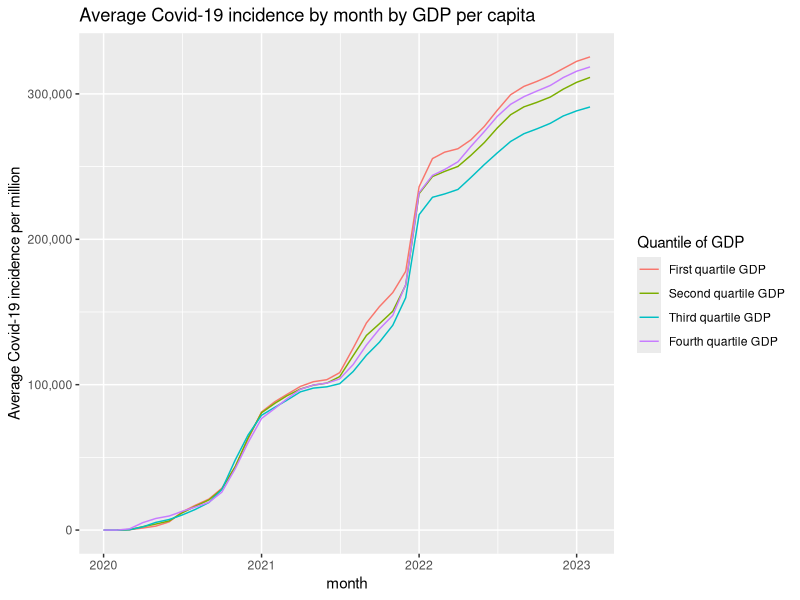
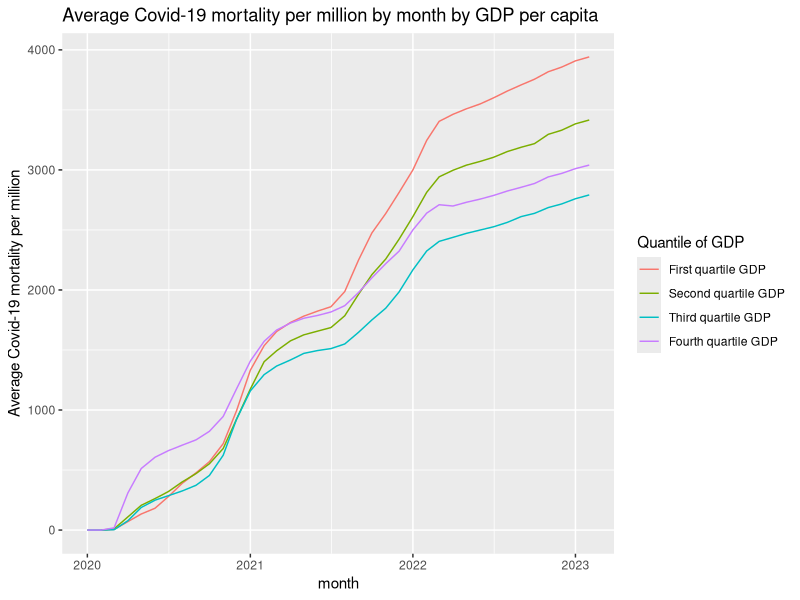
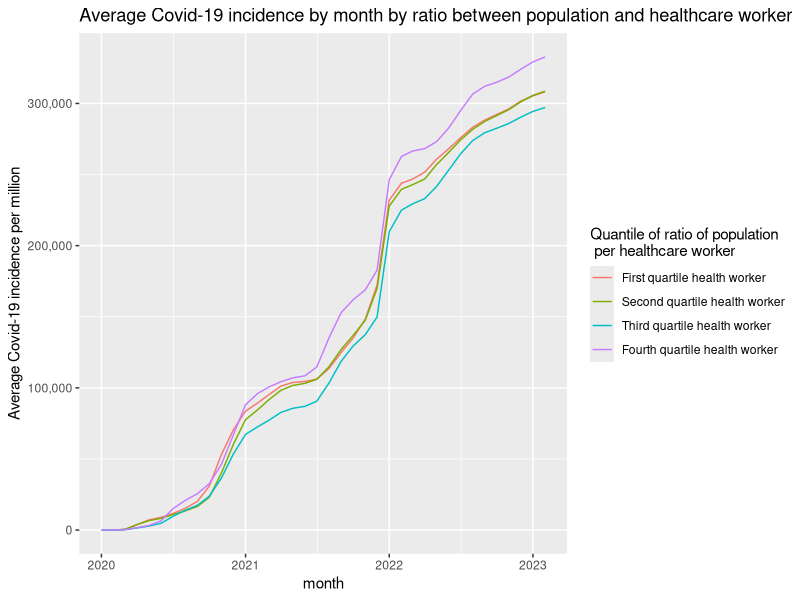
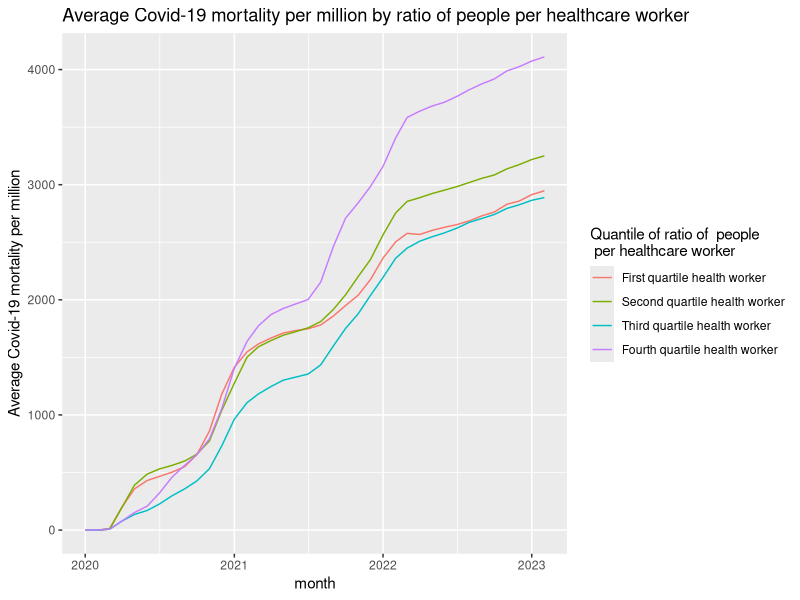

Write the R code that produced these figures, in order.
## ---- chunk 1
knitr::opts_chunk$set(echo = TRUE, message = FALSE, warning = FALSE)
## ---- chunk 2
library(tidyverse)        # creating tidy data
library(dplyr)            # transforming data
library(ggplot2)          # data visualization
library(lubridate)        # group date by month, year

## ---- chunk 3
us_states=read_csv("us-states.csv")
us_gdp_by_state=read_csv("us_gdp_by_state.csv")
us_health_care_by_state=read_csv("us_healthcare_worker_2019.csv")
us_pop<-read_csv("us_pop.csv")
## ---- chunk 4
summary(us_states)
sum(is.na(us_states))
sum(duplicated(us_states))
# choosing necessary variables for analysis
us_states<- us_states %>%
  select(date, state,cases,deaths)
## ---- chunk 5
us_gdp_by_state<- us_gdp_by_state%>%
  select(GeoName,Description,Unit,"2019")
## ---- chunk 6
# checking for NA values
sum(is.na(unique(us_gdp_by_state$GeoName)))
sum(is.na(unique(us_gdp_by_state$Description)))
unique(us_gdp_by_state$Description)
## ---- chunk 7
us_gdp_by_state<- us_gdp_by_state%>%
  drop_na()%>%
  filter(Description=="Real GDP (millions of chained 2012 dollars)")
head(us_gdp_by_state)
## ---- chunk 8
colnames(us_gdp_by_state)<-c("state","description","unit","GDP")
us_gdp_by_state<- us_gdp_by_state%>%
  select(state,GDP)
head(us_gdp_by_state)
## ---- chunk 9
# checking for na and duplicate values
summary(us_health_care_by_state)
sum(is.na(us_health_care_by_state))
sum(duplicated(us_health_care_by_state))
head(us_health_care_by_state)
## ---- chunk 10
us_pop<-us_pop%>%
  select(state,"2019")
colnames(us_pop)<-c("state","population")
head(us_pop)
## ---- chunk 11
#checking for NA, duplicates and review summary
summary(us_pop)
sum(is.na(us_pop))
sum(duplicated(us_pop))
head(us_pop)
## ---- chunk 12
# joining tables through columns state 
cleaned_data<- us_states%>%
  left_join(us_gdp_by_state,by = "state")%>%
  left_join(us_health_care_by_state,by="state")%>%
  left_join(us_pop,by="state")%>%
  drop_na() # remove NA values
dim(cleaned_data)
head(cleaned_data)
## ---- chunk 13
data_pre_analyze<- cleaned_data%>%
  #extract month from date
  mutate(month = lubridate::floor_date(date, "month"),
         #calculate incidence per million
         cases_per_mil=cases/population*1e6, 
         #calculate mortality per million
         death_per_mil=deaths/population*1e6,
         #calculate ratio of people per healthcare worker
         people_per_healthcare_worker=population/number_of_healthcare_worker,
         #calculate GDP per capita
         GDP_percapita=GDP/population*1e6)%>%
  # Selecting variables that are necessary for analysis
  select(state,
         cases,
         deaths,
         people_per_healthcare_worker,
         month,
         cases_per_mil,death_per_mil,
         GDP_percapita,
         population)
# Group data to view data at begining of each month
data_analyze<- data_pre_analyze%>%
  group_by(state,month)%>%
  summarize(cases_per_mil=max(cases_per_mil),
            death_per_mil=max(death_per_mil),
            people_per_healthcare_worker=max(people_per_healthcare_worker),
            GDP_percapita=max(GDP_percapita))%>%
  ungroup()%>%
  mutate(ratio_death_vs_case=death_per_mil/cases_per_mil)
head(data_analyze)
dim(data_analyze)
## ---- chunk 14
# Factor GDP_percapita to quantile
data_analyze$GDP_quantile=cut(data_analyze$GDP_percapita,
c(-Inf,quantile(unique(data_analyze$GDP_percapita),c(0.25,0.5,0.75,1))),
labels=c("First quartile GDP","Second quartile GDP","Third quartile GDP","Fourth quartile GDP"))
## ---- chunk 15
df_GDP<- data_analyze%>%
  group_by(GDP_quantile,month)%>%
  #calculate average incidence and mortality for each group
  summarize(average_incidence_per_mil=round(mean(cases_per_mil),2),
            average_deaths_per_mil=round(mean(death_per_mil),2))%>%
  ungroup()
# display table
knitr::kable(df_GDP %>%
               select(month,GDP_quantile,average_incidence_per_mil)%>%
  pivot_wider(names_from=GDP_quantile,
              values_from = average_incidence_per_mil),
              digit=6)
## ---- chunk 16
ggplot()+geom_line(data=df_GDP,
                   mapping=aes(x=month,
                            y=average_incidence_per_mil,
                            group=GDP_quantile,
                            color=GDP_quantile))+ 
  scale_y_continuous(name="Average Covid-19 incidence per million",
                     labels = scales::comma)+
  ggtitle("Average Covid-19 incidence by month by GDP per capita")+
  labs(color="Quantile of GDP")
## ---- chunk 17
ggplot()+geom_line(data=df_GDP,mapping=aes(x=month,
                                           y=average_deaths_per_mil,
                                           group=GDP_quantile,
                                           color=GDP_quantile))+
  ggtitle("Average Covid-19 mortality per million by month by GDP per capita")+
  ylab("Average Covid-19 mortality per million")+
  labs(color="Quantile of GDP")
## ---- chunk 18
# Factor people_per_healthcare_worker to quantile
data_analyze$health_worker_quantile=cut(data_analyze$people_per_healthcare_worker,
       c(-Inf,quantile(unique(data_analyze$people_per_healthcare_worker),
c(0.25,0.5,0.75,1))),labels=c("First quartile health worker",
"Second quartile health worker","Third quartile health worker",
                                                                                                            "Fourth quartile health worker"))
## ---- chunk 19
df_worker<- data_analyze%>%
  group_by(health_worker_quantile,month)%>%
  summarize(average_incidence_per_mil=round(mean(cases_per_mil),2),
            average_deaths_per_mil=round(mean(death_per_mil),2))%>%
  ungroup()

knitr::kable(df_worker %>%
               select(month,health_worker_quantile,average_incidence_per_mil)%>%
  pivot_wider(names_from=health_worker_quantile,
              values_from = average_incidence_per_mil),
              digit=6)
## ---- chunk 20
ggplot()+geom_line(data=df_worker,mapping=aes(x=month,
                                              y=average_incidence_per_mil,
                                              group=health_worker_quantile,
                                              color=health_worker_quantile))+ 
  scale_y_continuous(name="Average Covid-19 incidence per million", labels = scales::comma)+
  ggtitle("Average Covid-19 incidence by month by ratio between population and healthcare worker")+
  labs(color="Quantile of ratio of population \n per healthcare worker")
## ---- chunk 21
ggplot()+geom_line(data=df_worker,mapping=aes(x=month,
                                              y=average_deaths_per_mil,
                                              group=health_worker_quantile,
                                              color=health_worker_quantile))+
  ggtitle("Average Covid-19 mortality per million by ratio of people per healthcare worker")+
  ylab("Average Covid-19 mortality per million")+
  labs(color="Quantile of ratio of  people \n per healthcare worker")
## ---- chunk 22

new_data<-data_analyze[!duplicated(data_analyze$state),1:9]

GDP_healthcare<- table(new_data$GDP_quantile,
                       new_data$health_worker_quantile)
knitr::kable(GDP_healthcare)
